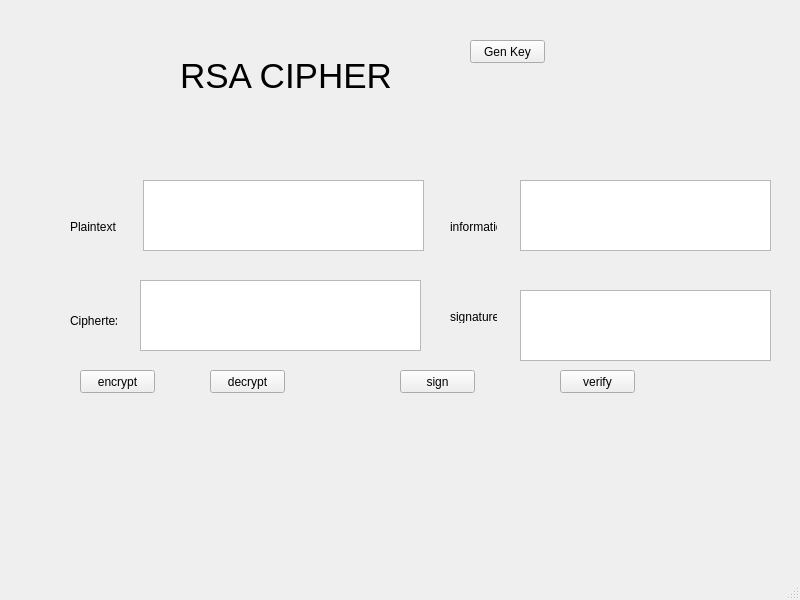
<?xml version="1.0" encoding="UTF-8"?>
<ui version="4.0">
 <class>MainWindow</class>
 <widget class="QMainWindow" name="MainWindow">
  <property name="geometry">
   <rect>
    <x>0</x>
    <y>0</y>
    <width>800</width>
    <height>600</height>
   </rect>
  </property>
  <property name="windowTitle">
   <string>MainWindow</string>
  </property>
  <widget class="QWidget" name="centralwidget">
   <widget class="QLabel" name="label">
    <property name="geometry">
     <rect>
      <x>180</x>
      <y>40</y>
      <width>231</width>
      <height>71</height>
     </rect>
    </property>
    <property name="font">
     <font>
      <pointsize>26</pointsize>
     </font>
    </property>
    <property name="text">
     <string>RSA CIPHER</string>
    </property>
   </widget>
   <widget class="QLabel" name="label_2">
    <property name="geometry">
     <rect>
      <x>450</x>
      <y>310</y>
      <width>47</width>
      <height>13</height>
     </rect>
    </property>
    <property name="text">
     <string>signature</string>
    </property>
   </widget>
   <widget class="QLabel" name="label_3">
    <property name="geometry">
     <rect>
      <x>70</x>
      <y>220</y>
      <width>47</width>
      <height>13</height>
     </rect>
    </property>
    <property name="text">
     <string>Plaintext</string>
    </property>
   </widget>
   <widget class="QLabel" name="label_4">
    <property name="geometry">
     <rect>
      <x>450</x>
      <y>220</y>
      <width>47</width>
      <height>13</height>
     </rect>
    </property>
    <property name="text">
     <string>information</string>
    </property>
   </widget>
   <widget class="QLabel" name="label_5">
    <property name="geometry">
     <rect>
      <x>70</x>
      <y>310</y>
      <width>47</width>
      <height>21</height>
     </rect>
    </property>
    <property name="text">
     <string>Ciphertext</string>
    </property>
   </widget>
   <widget class="QPushButton" name="btn_gen_keys">
    <property name="geometry">
     <rect>
      <x>470</x>
      <y>40</y>
      <width>75</width>
      <height>23</height>
     </rect>
    </property>
    <property name="text">
     <string>Gen Key</string>
    </property>
   </widget>
   <widget class="QPushButton" name="btn_verify">
    <property name="geometry">
     <rect>
      <x>560</x>
      <y>370</y>
      <width>75</width>
      <height>23</height>
     </rect>
    </property>
    <property name="text">
     <string>verify</string>
    </property>
   </widget>
   <widget class="QPushButton" name="btn_sign">
    <property name="geometry">
     <rect>
      <x>400</x>
      <y>370</y>
      <width>75</width>
      <height>23</height>
     </rect>
    </property>
    <property name="text">
     <string>sign</string>
    </property>
   </widget>
   <widget class="QPushButton" name="btn_decrypt">
    <property name="geometry">
     <rect>
      <x>210</x>
      <y>370</y>
      <width>75</width>
      <height>23</height>
     </rect>
    </property>
    <property name="text">
     <string>decrypt</string>
    </property>
   </widget>
   <widget class="QPushButton" name="btn_encrypt">
    <property name="geometry">
     <rect>
      <x>80</x>
      <y>370</y>
      <width>75</width>
      <height>23</height>
     </rect>
    </property>
    <property name="text">
     <string>encrypt</string>
    </property>
   </widget>
   <widget class="QPlainTextEdit" name="txt_plaintext">
    <property name="geometry">
     <rect>
      <x>143</x>
      <y>180</y>
      <width>281</width>
      <height>71</height>
     </rect>
    </property>
   </widget>
   <widget class="QPlainTextEdit" name="txt_ciphertext">
    <property name="geometry">
     <rect>
      <x>140</x>
      <y>280</y>
      <width>281</width>
      <height>71</height>
     </rect>
    </property>
   </widget>
   <widget class="QPlainTextEdit" name="txt_signature">
    <property name="geometry">
     <rect>
      <x>520</x>
      <y>290</y>
      <width>251</width>
      <height>71</height>
     </rect>
    </property>
   </widget>
   <widget class="QPlainTextEdit" name="txt_information">
    <property name="geometry">
     <rect>
      <x>520</x>
      <y>180</y>
      <width>251</width>
      <height>71</height>
     </rect>
    </property>
   </widget>
  </widget>
  <widget class="QMenuBar" name="menubar">
   <property name="geometry">
    <rect>
     <x>0</x>
     <y>0</y>
     <width>800</width>
     <height>21</height>
    </rect>
   </property>
  </widget>
  <widget class="QStatusBar" name="statusbar"/>
 </widget>
 <resources/>
 <connections/>
</ui>
